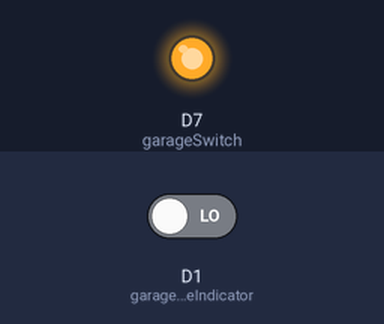
This sketch was run on a simulated Particle Photon. On the bench: output pins drawn as LEDs (lit = HIGH). Inputs (shaded band) come from the test bench; at power-on: D1 (garageCloseIndicator) LOW.

Above: at 0.1 s.
At 0.7 s:
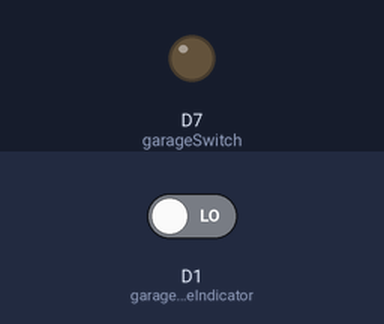
Timing chart, 0 to 2.2 s (numbered marks = the images above):
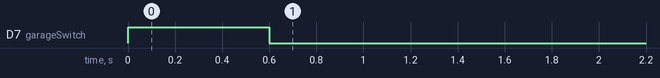

The sketch:

WifiGarageOpener.ino
```cpp
int garageSwitch = D7; //this connects to the onboard led
int garageCloseIndicator = D1;
int DOOR_ACTIVATION_PERIOD = 600; // [ms]
int garageClose;

void setup() {

    //Register the function to be called over the internet
    Spark.function("control",controlGarageDoor);

    //Expose the door status to the api
    Spark.variable("doorStatus",&garageClose, INT);

    //This pin will be used to send the signal to the relay to open/close
    //the garage door
    pinMode(garageSwitch, OUTPUT);

    //When we set up i want the reed switch to be connected indicating it is
    //HIGH and the garage is closed
    //We want to make our pin accept input from the Reed switch telling us
    //if the door is open or closed
    pinMode(garageCloseIndicator,INPUT);
    //digitalWrite(garageCloseIndicator,LOW); //This is assuming the garage is closed

    //check to see what the garage door thinks it is at
    garageClose=digitalRead(garageCloseIndicator);
    //We want to ensure the garage is closed by default at startup
    controlGarageDoor("close");

    //for testing set the switch to low to test the led
    //digitalWrite(garageSwitch, 0);
}

void loop()
{
  garageClose=digitalRead(garageCloseIndicator);
  //garageClose=1;
  delay(3000);
  //garageClose=0;
  //delay(3000);
}

int controlGarageDoor(String command)
{
  //command.toCharArray(commandInput,64);

  //We want to open or close the garage.
  int state = LOW;
  int retValue;

  //We may just want to send a signal to the garage regardless if its open or
  //closed

  //LOW means we are current open
  if((command=="open") && (garageClose==1))
  {
    state=HIGH;
    retValue=10;
    //digitalWrite(garageSwitch, HIGH); //for testing
  }
  else if((command=="close") && (garageClose==0)) //hitting close may also stop the garage mid motion
  {
    state=HIGH;
    retValue=20;
    //digitalWrite(garageSwitch, LOW); //for testing
  }
  else //if(command=="stop") in order to pulse the garage to stop we need another reed switch
  {
    retValue=30;
    state=LOW;
  }

  //If we are going to open to open or close the garage we want to stop
  //sending a high signal to the garage after 600ms (pusling the switch)
  if(state==HIGH)
  {
    // write to the appropriate pin
    digitalWrite(garageSwitch, state);
    delay(DOOR_ACTIVATION_PERIOD);
    digitalWrite(garageSwitch, LOW);
  }

  //return the state indicating if we opened or closed the garage
  return retValue;
}
```
